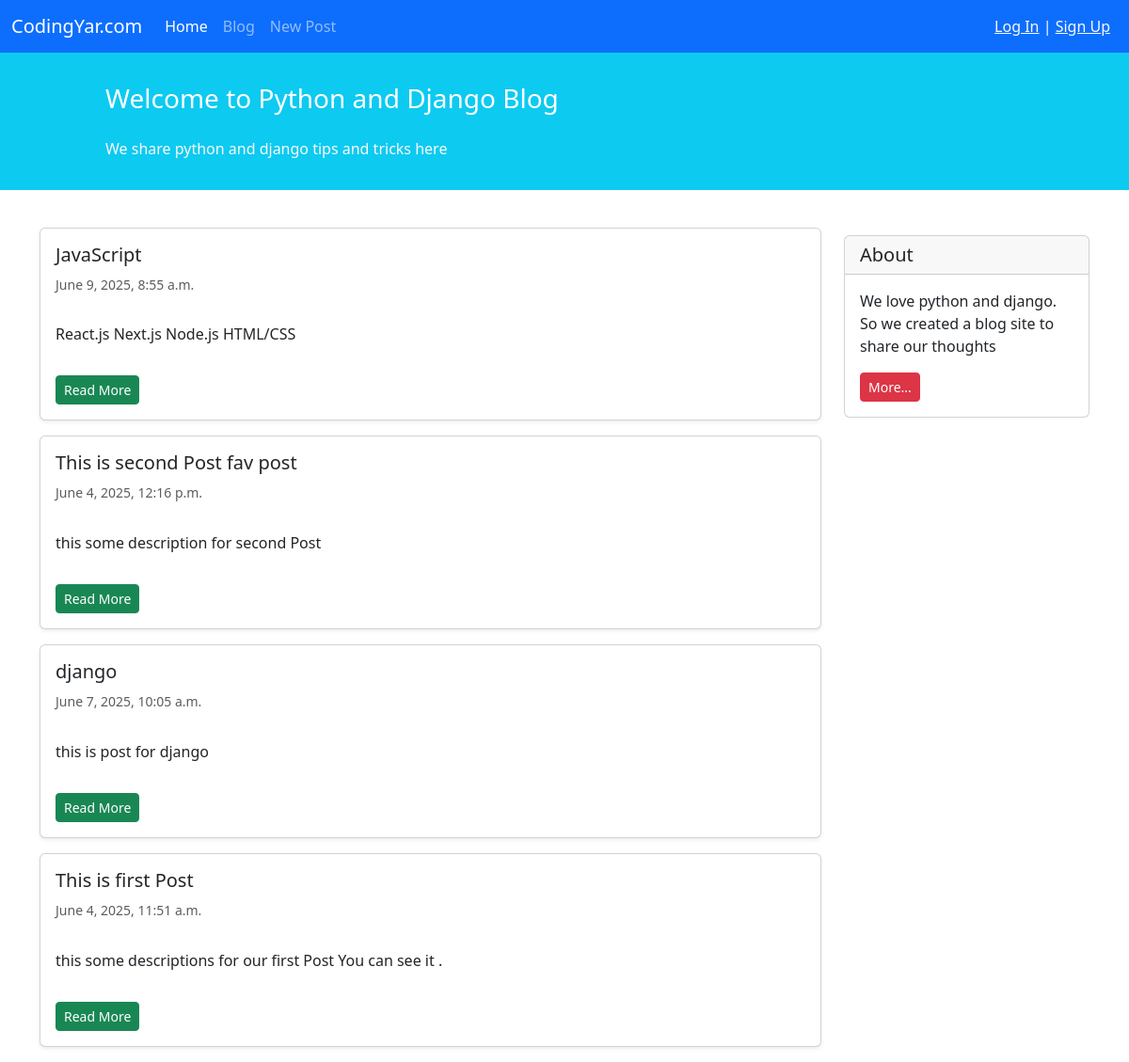
Screenshot of /blog/ with the database file from the repository.
### blog/models.py (models this page shows, shortened)
class Post(models.Model):
    STATUS_CHOICES = (
        ('pub','Published'),
        ('drf','Draft'),
    )
    title = models.CharField(max_length=100)
    text = models.TextField()
    author = models.ForeignKey('auth.User', on_delete=models.CASCADE)
    datetime_created = models.DateTimeField(auto_now_add=True)
    datetime_modified = models.DateTimeField(auto_now=True)
    status = models.CharField(choices=STATUS_CHOICES, max_length=3)

### blog/views.py (the view)
# urls.py: path('', views.PostListView.as_view(), name='posts_list'),
class PostListView(generic.ListView):
    template_name = 'blog/posts_list.html'
    context_object_name = 'posts_list'
    def get_queryset(self):
        return Post.objects.filter(status='pub').order_by('-datetime_modified')

### blog/templates/blog/posts_list.html (shortened to what this page needs)
{% extends "_base.html" %}
{% block content %}
<div class="container mt-4">
    <div class="row">
        <div class="col-9">
            {% for post in posts_list %}
                <div class="card shadow-sm my-3">
                    <div class="card-body">
                        <h5 class="card-title">{{ post.title }}</h5>
                        <h6 class="card-subtitle mb-2 text-muted small py-2">{{ post.datetime_created }}</h6>
                        <p class="card-text py-3">{{ post.text }}</p>
                        <a href='{% url 'post_detail' post.id %}' class="btn btn-sm btn-success">Read More</a>
                    </div>
                </div>
            {% endfor %}
        </div>
        <div class="col-3">
                <div class="card my-4">
                    <h5 class="card-header">About</h5>
                    <div class="card-body">
                        <p class="card-text">We love python and django. So we created a blog site to share our
                            thoughts</p>
                        <a href="#"
                           class="btn btn-sm btn-danger">
                            More...
                        </a>
                    </div>
                </div>
        </div>
    </div>
</div>
{% endblock content %}

### rows the page displays
Post: title "JavaScript", datetime_created "June 9, 2025, 8:55 a.m.", text "React.js Next.js Node.js HTML/CSS"
Post: title "This is second Post fav post", datetime_created "June 4, 2025, 12:16 p.m.", text "this some description for second Post"
Post: title "django", datetime_created "June 7, 2025, 10:05 a.m.", text "this is post for django"
Post: title "This is first Post", datetime_created "June 4, 2025, 11:51 a.m.", text "this some descriptions for our first Post You can see it ."
